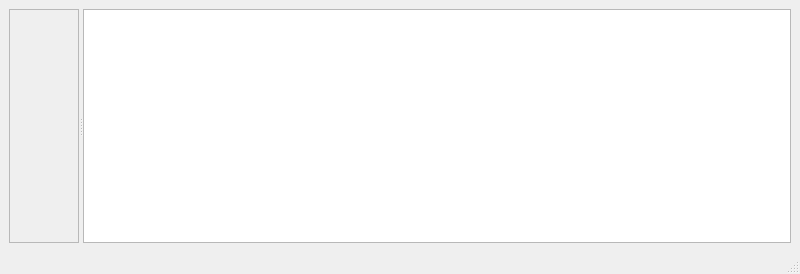
<?xml version="1.0" encoding="UTF-8"?>
<ui version="4.0">
 <class>frmPrincipal</class>
 <widget class="QMainWindow" name="frmPrincipal">
  <property name="geometry">
   <rect>
    <x>0</x>
    <y>0</y>
    <width>800</width>
    <height>274</height>
   </rect>
  </property>
  <property name="windowTitle">
   <string>frmPrincipal</string>
  </property>
  <widget class="QWidget" name="centralwidget">
   <layout class="QVBoxLayout" name="verticalLayout">
    <item>
     <widget class="QSplitter" name="splitter">
      <property name="orientation">
       <enum>Qt::Horizontal</enum>
      </property>
      <widget class="QScrollArea" name="areaMoradores">
       <property name="sizePolicy">
        <sizepolicy hsizetype="Fixed" vsizetype="Fixed">
         <horstretch>0</horstretch>
         <verstretch>0</verstretch>
        </sizepolicy>
       </property>
       <property name="verticalScrollBarPolicy">
        <enum>Qt::ScrollBarAsNeeded</enum>
       </property>
       <property name="sizeAdjustPolicy">
        <enum>QAbstractScrollArea::AdjustToContents</enum>
       </property>
       <property name="widgetResizable">
        <bool>true</bool>
       </property>
       <widget class="QWidget" name="scrollAreaWidgetContents">
        <property name="geometry">
         <rect>
          <x>0</x>
          <y>0</y>
          <width>73</width>
          <height>210</height>
         </rect>
        </property>
       </widget>
      </widget>
      <widget class="QTableWidget" name="grid"/>
     </widget>
    </item>
   </layout>
  </widget>
  <widget class="QMenuBar" name="menubar">
   <property name="geometry">
    <rect>
     <x>0</x>
     <y>0</y>
     <width>800</width>
     <height>22</height>
    </rect>
   </property>
  </widget>
  <widget class="QStatusBar" name="statusbar"/>
 </widget>
 <resources/>
 <connections/>
</ui>
